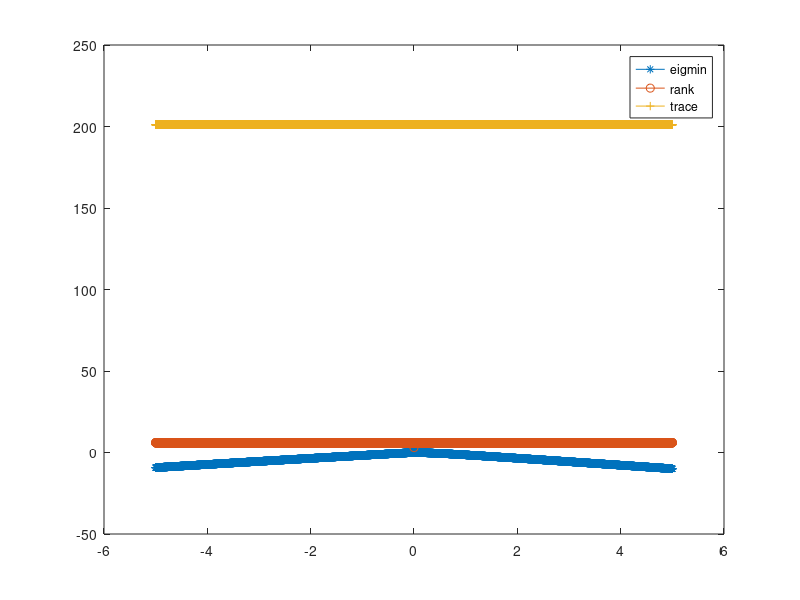

Write MATLAB code to recreate this figure.
% b1 = 3*rand();
% b2 = 3*rand();
% c1 = randn()+0.5;
% S1 = [b1;c1;c1;b2];
% 
% d1 = 3*rand();
% d2 = 3*rand();
% c2 = randn()+0.5;
% S2 = [d1;c2;c2;d2];
% 
% X = S1 * S1' + S2 * S2';

k = 3;
d = 3;
X = zeros(d^2,d^2);
for i = 1:k
    A = randn(d,d);
    A = A*A';
    AA = reshape(A,[],1);
    X = X + AA*AA';
end

% E = [0 0 0 -2; 0 1 1 0; 0 1 1 0; -2 0 0 0];

E = [0 0 0 0 -2 0 0 0 2;0 1 0 1 0 0 0 0 0;
0 0 -1 0 0 0 -1 0 0;0 1 0 1 0 0 0 0 0;
-2 0 0 0 0 0 0 0 0;
0 0 0 0 0 0 0 0 0;0 0 -1 0 0 0 -1 0 0;
0 0 0 0 0 0 0 0 0;2 0 0 0 0 0 0 0 0];

t = -5:0.001:5;

rank_X = [];
trace_X = [];
norm_X = [];
eigmin = [];

for i = 1:length(t)
    norm_X = [norm_X, norm(X+t(i)*E)];
    rank_X = [rank_X, rank(X+t(i)*E,1e-8)];
    trace_X = [trace_X, trace(X+t(i)*E)];
    eigmin = [eigmin, min(nonzeros(eig(X+t(i)*E)))];
end

% plot(t,rank_X);
plot(t, eigmin,'-*', t, rank_X,'-o', t, trace_X,'-+');
legend("eigmin","rank", "trace");